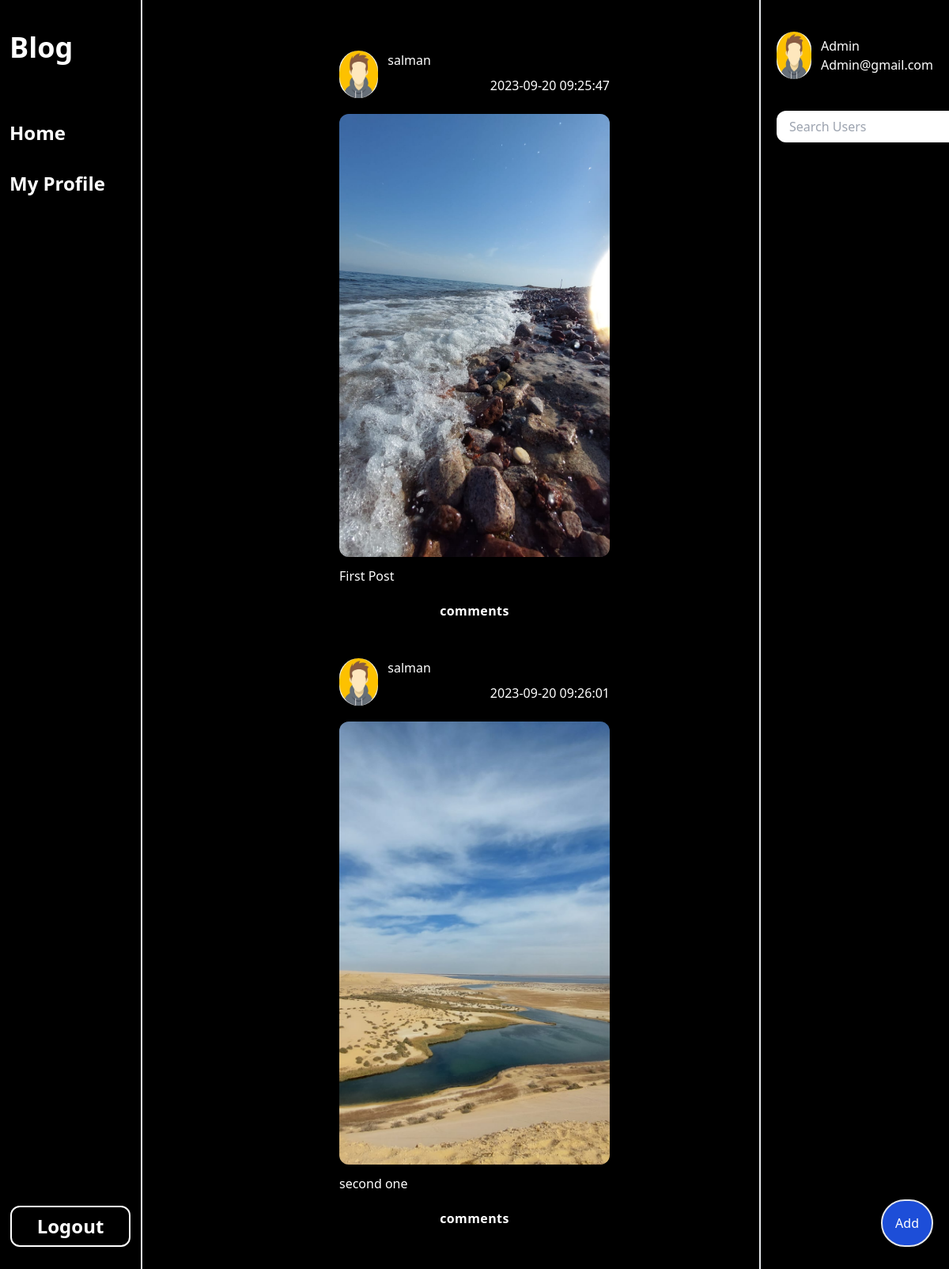
The page /posts (signed in) on the database its author committed.
### tables this page shows
CREATE TABLE posts(
        id INTEGER PRIMARY KEY AUTOINCREMENT,
        Caption TEXT NOT NULL,
        imageurl TEXT NOT NULL,
        timestamp TIMESTAMP DEFAULT CURRENT_TIMESTAMP,
        userid INTEGER NOT NULL,
        FOREIGN KEY (userid) REFERENCES users (id)
        );

CREATE TABLE users (
            id INTEGER PRIMARY KEY AUTOINCREMENT,
            username TEXT NOT NULL UNIQUE,    
            Email TEXT NOT NULL UNIQUE ,
            password TEXT NOT NULL,
            imageurl TEXT NOT NULL           
            );

### app.py (the view, shortened to what this page needs)
@app.route("/posts" , methods=["POST" , "GET"])
def posts():
    search=''
    validExt = ["jpeg", "jpg", "png", "gif"]
    if 'username' in  session:
        if request.method == 'POST' and  'search' in request.form:
            search = request.form['search']
        searchedPosts = appDB.searchUsers(connection,search)
        print(searchedPosts)
        x= len(searchedPosts)
        if not x > 0:
            posts = appDB.getAllPosts(connection)
        else:
            posts = searchedPosts
        return render_template('posts.html', posts=posts , username=session['username'] , Userimage=session['image'] , email=session['email'])
    return "Login to enter this page"

### appDB.py (called while the page is built)
def getAllPosts(conn):
    cursor=conn.cursor()
    query = "SELECT users.imageurl, users.username, posts.imageurl, posts.timestamp, posts.Caption , posts.id FROM posts JOIN users ON posts.userid = users.id WHERE posts.userid IS NOT NULL"
    cursor.execute(query)
    return cursor.fetchall()

def searchUsers(conn, username):
    cursor=conn.cursor()
    query = '''SELECT users.imageurl,users.username,posts.imageurl, posts.timestamp, posts.Caption, posts.id,posts.userid
        FROM posts
        JOIN users ON posts.userid = users.id
        WHERE users.username = ?'''
    cursor.execute(query,(username,))
    return cursor.fetchall()

### templates/posts.html (shortened to what this page needs)
<!DOCTYPE html>
<html lang="en">
  <head>
    <link rel="stylesheet" href="/static/css/main.css" />
    <link
      rel="stylesheet"
      href="https://cdnjs.cloudflare.com/ajax/libs/font-awesome/4.7.0/css/font-awesome.min.css"
    />
  </head>
  <body>
    <div class="bg-black flex h-full text-white" id="main">
      <div
        class="h-full fixed left-0 w-[15%] st overflow-hidden flex flex-col items-start font-bold justify-between py-10 px-3 border-e-2"
      >
        <div class="flex flex-col gap-8">
          <h1 class="capitalize text-4xl mb-10">blog</h1>
          <div>
            <a href="/posts" class="text-2xl">Home</a>
          </div>
          <div>
            <a href="/my_profile" class="text-2xl">My Profile</a>
          </div>
        </div>
        <a
          class="text-2xl mx-auto border-2 border-white px-8 py-2 rounded-xl hover:bg-white hover:text-black cursor-pointer"
          href="/logout"
          >Logout</a
        >
      </div>
      <div
        class="w-[65%] mx-auto py-10 flex flex-col items-center justify-center"
        id="posts"
      >
        {%for post in posts%}
        <div class="flex flex-col gap-5 w-[50%] p-6">
          <div class="flex gap-3">
            <div class="w-[60px] h-[60px]">
              <img
                src="{{post[0]}}"
                alt="/"
                class="rounded-full h-full w-full"
              />
            </div>
            <div class="flex flex-col gap-2 w-full">
              <p>{{post[1]}}</p>
              <p class="ms-auto">{{post[3]}}</p>
            </div>
          </div>
          <div class="flex flex-col h-full w-full gap-3 justify-center">
            <a href="{{url_for('postid' , id=post[5])}}">
              <img
                src="{{post[2]}}"
                alt="/"
                class="rounded-xl w-full object-cover h-[35rem]"
              />
            </a>
            <p>{{post[4]}}</p>
          </div>
          <div
            class="cursor-pointer flex justify-center px-10 font-bold tracking-wide"
          >
            <a href="{{url_for('postid' , id=post[5])}}">comments</a>
          </div>
        </div>
        {%endfor%}
      </div>
      <div
        class="h-full fixed right-0 w-[20%] flex flex-col justify-between border-s-2 py-10 px-5"
      >
        <div class="flex flex-col">
          <div class="flex gap-3">
            <div class="w-[60px] h-[60px]">
              <img
                src="{{Userimage}}"
                alt="/"
                class="rounded-full h-full w-full"
              />
            </div>
            <div class="flex flex-col justify-center">
              <p>{{username}}</p>
              <p>{{email}}</p>
            </div>
          </div>
          <div class="mt-10">
            <form method="post" class="flex gap-2">
              <input
                type="text"
                placeholder="Search Users"
                name="search"
                class="py-2 px-4 rounded-xl text-black focus:outline-none"
              />
            </form>
          </div>
        </div>
        <p
          class="text-right p-4 border-2 bg-blue-700 w-fit ms-auto rounded-full cursor-pointer"
          onclick="addPost()"
        >
          Add
        </p>
      </div>
    </div>
  </body>
</html>

### static/css/main.css (style rules this page uses)
html { line-height: 1.5; -webkit-text-size-adjust: 100%; -moz-tab-size: 4; -o-tab-size: 4; tab-size: 4; font-family: ui-sans-serif, system-ui, -apple-system, BlinkMacSystemFont, "Segoe UI", Roboto, "Helvetica Neue", Arial, "Noto Sans", sans-serif, "Apple Color Emoji", "Segoe UI Emoji", "Segoe UI Symbol", "Noto Color Emoji"; font-feature-settings: normal; font-variation-settings: normal; }
body { margin: 0; line-height: inherit; }
h1, h2, h3, h4, h5, h6 { font-size: inherit; font-weight: inherit; }
a { color: inherit; text-decoration: inherit; }
button, input, optgroup, select, textarea { font-family: inherit; font-feature-settings: inherit; font-variation-settings: inherit; font-size: 100%; font-weight: inherit; line-height: inherit; color: inherit; margin: 0; padding: 0; }
blockquote, dl, dd, h1, h2, h3, h4, h5, h6, hr, figure, p, pre { margin: 0; }
input::placeholder, textarea::placeholder { opacity: 1; color: #9ca3af; }
img, svg, video, canvas, audio, iframe, embed, object { display: block; vertical-align: middle; }
img, video { max-width: 100%; height: auto; }
.fixed { position: fixed; }
.left-0 { left: 0px; }
.right-0 { right: 0px; }
.mx-auto { margin-left: auto; margin-right: auto; }
.mb-10 { margin-bottom: 2.5rem; }
.ms-auto { -webkit-margin-start: auto; margin-inline-start: auto; }
.mt-10 { margin-top: 2.5rem; }
.flex { display: flex; }
.h-\[35rem\] { height: 35rem; }
.h-\[60px\] { height: 60px; }
.h-full { height: 100%; }
.w-\[15\%\] { width: 15%; }
.w-\[20\%\] { width: 20%; }
.w-\[50\%\] { width: 50%; }
.w-\[60px\] { width: 60px; }
.w-\[65\%\] { width: 65%; }
.w-fit { width: -moz-fit-content; width: fit-content; }
.w-full { width: 100%; }
.cursor-pointer { cursor: pointer; }
.flex-col { flex-direction: column; }
.items-start { align-items: flex-start; }
.items-center { align-items: center; }
.justify-center { justify-content: center; }
.justify-between { justify-content: space-between; }
.gap-2 { gap: 0.5rem; }
.gap-3 { gap: 0.75rem; }
.gap-5 { gap: 1.25rem; }
.gap-8 { gap: 2rem; }
.overflow-hidden { overflow: hidden; }
.rounded-full { border-radius: 9999px; }
.rounded-xl { border-radius: 0.75rem; }
.border-2 { border-width: 2px; }
.border-e-2 { border-inline-end-width: 2px; }
.border-s-2 { border-inline-start-width: 2px; }
.border-white { --tw-border-opacity: 1; border-color: rgb(255 255 255 / var(--tw-border-opacity)); }
.bg-black { --tw-bg-opacity: 1; background-color: rgb(0 0 0 / var(--tw-bg-opacity)); }
.bg-blue-700 { --tw-bg-opacity: 1; background-color: rgb(29 78 216 / var(--tw-bg-opacity)); }
.object-cover { -o-object-fit: cover; object-fit: cover; }
.p-4 { padding: 1rem; }
.p-6 { padding: 1.5rem; }
.px-10 { padding-left: 2.5rem; padding-right: 2.5rem; }
.px-3 { padding-left: 0.75rem; padding-right: 0.75rem; }
.px-4 { padding-left: 1rem; padding-right: 1rem; }
.px-5 { padding-left: 1.25rem; padding-right: 1.25rem; }
.px-8 { padding-left: 2rem; padding-right: 2rem; }
.py-10 { padding-top: 2.5rem; padding-bottom: 2.5rem; }
.py-2 { padding-top: 0.5rem; padding-bottom: 0.5rem; }
.text-right { text-align: right; }
.text-2xl { font-size: 1.5rem; line-height: 2rem; }
.text-4xl { font-size: 2.25rem; line-height: 2.5rem; }
.font-bold { font-weight: 700; }
.capitalize { text-transform: capitalize; }
.tracking-wide { letter-spacing: 0.025em; }
.text-black { --tw-text-opacity: 1; color: rgb(0 0 0 / var(--tw-text-opacity)); }
.text-white { --tw-text-opacity: 1; color: rgb(255 255 255 / var(--tw-text-opacity)); }

### rows shown on the page
posts: imageurl (placeholder picture), username "salman", timestamp "2023-09-20 09:25:47", imageurl (picture), Caption "First Post"
posts: imageurl (placeholder picture), username "salman", timestamp "2023-09-20 09:26:01", imageurl (picture), Caption "second one"

### other values the page prints
{{ username }} "Admin"
{{ email }} "Admin@gmail.com"
